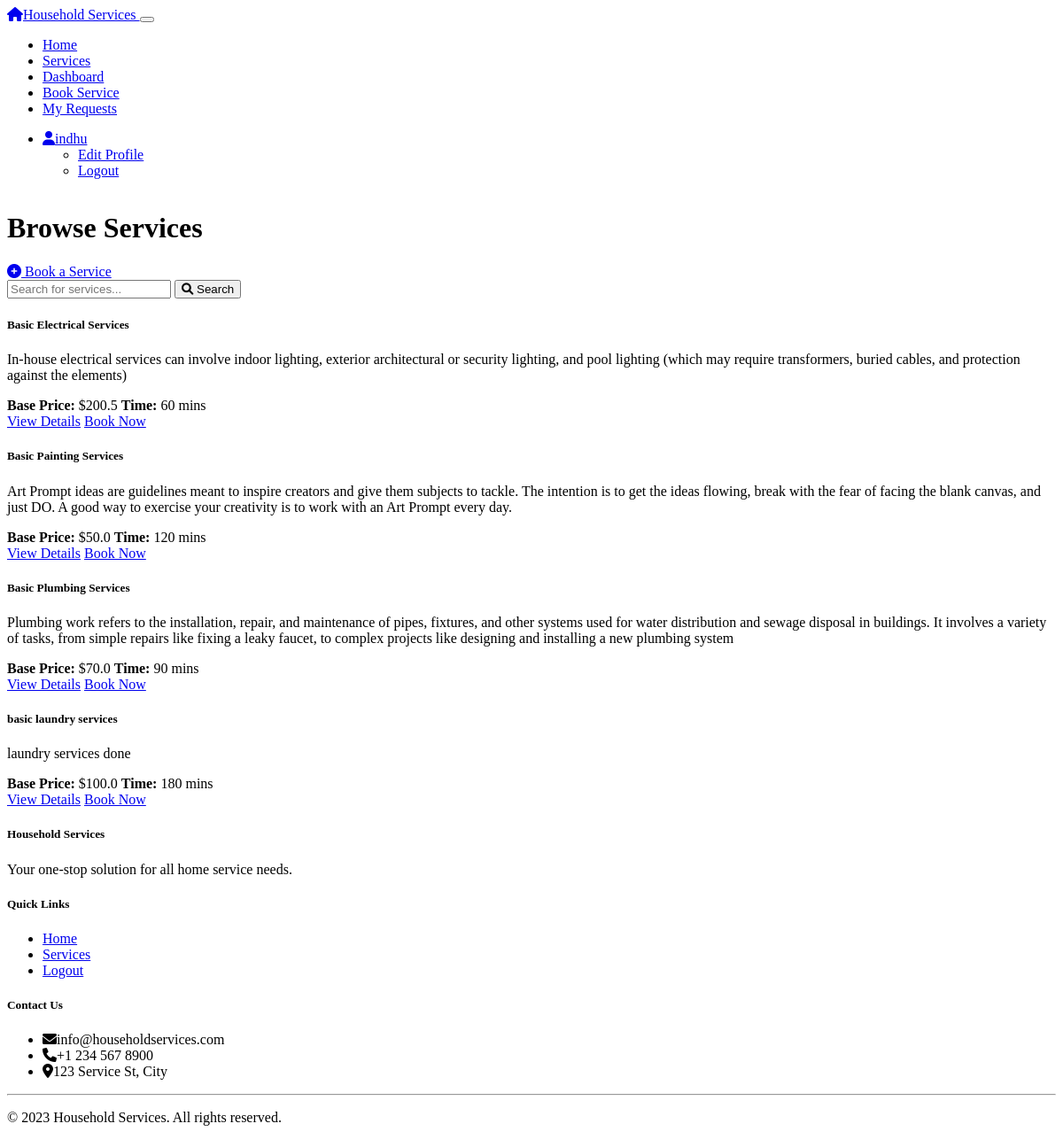
The app's page /customer/services (signed in) with its own data.
### models.py (models this page shows, shortened)
class User(UserMixin, db.Model):
    __tablename__ = 'users'
    id = db.Column(db.Integer, primary_key=True)
    username = db.Column(db.String(64), unique=True, nullable=False)
    email = db.Column(db.String(120), unique=True, nullable=False)
    password_hash = db.Column(db.String(256), nullable=False)
    role = db.Column(db.String(20), nullable=False) # 'admin', 'professional', 'customer'
    created_at = db.Column(db.DateTime, default=datetime.utcnow)
    is_active = db.Column(db.Boolean, default=True)
    customer_profile = db.relationship('Customer', backref='user', uselist=False, cascade='all, delete-orphan')
    professional_profile = db.relationship('Professional', backref='user', uselist=False, cascade='all, delete-orphan')

class Service(db.Model):
    __tablename__ = 'services'
    id = db.Column(db.Integer, primary_key=True)
    name = db.Column(db.String(64), nullable=False)
    description = db.Column(db.Text)
    base_price = db.Column(db.Float, nullable=False)
    time_required = db.Column(db.Integer) # in minutes
    created_at = db.Column(db.DateTime, default=datetime.utcnow)
    is_active = db.Column(db.Boolean, default=True)
    professionals = db.relationship('Professional', backref='service', lazy='dynamic')
    service_requests = db.relationship('ServiceRequest', backref='service', lazy='dynamic')

### routes/customer.py (the view)
@customer_bp.route('/services')
@login_required
@customer_required
def browse_services():
    services = Service.query.filter_by(is_active=True).all()
    return render_template('customer/services.html', services=services)

### app.py (called while the page is built)
@login_manager.user_loader
def load_user(user_id):
    from models import User
    return User.query.get(int(user_id))

### routes/customer.py (called while the page is built)
def customer_required(f):
    @wraps(f)
    def decorated_function(*args, **kwargs):
        if not current_user.is_authenticated or current_user.role != 'customer':
            flash('You do not have permission to access this page.', 'danger')
            return redirect(url_for('home'))
        return f(*args, **kwargs)
    return decorated_function

### templates/customer/services.html (shortened to what this page needs)
{% extends "base.html" %}
{% block content %}
<div class="d-flex justify-content-between align-items-center mb-4">
    <h1>Browse Services</h1>
    <a href="{{ url_for('customer.book_service') }}" class="btn btn-primary">
        <i class="fas fa-plus-circle me-1"></i> Book a Service
    </a>
</div>
<div class="row mb-4">
    <div class="col-md-6 offset-md-3">
        <div class="input-group">
            <input type="text" id="service-search" class="form-control" placeholder="Search for services...">
            <button class="btn btn-primary" type="button" id="search-button">
                <i class="fas fa-search"></i> Search
            </button>
        </div>
    </div>
</div>
<div class="row">
    {% for service in services %}
    <div class="col-md-4 mb-4">
        <div class="card h-100 service-card">
            <div class="card-body">
                <h5 class="card-title">{{ service.name }}</h5>
                <p class="card-text">{{ service.description }}</p>
                <div class="d-flex justify-content-between mb-3">
                    <span><strong>Base Price:</strong> ${{ service.base_price }}</span>
                    <span><strong>Time:</strong> {{ service.time_required }} mins</span>
                </div>
                <div class="d-grid gap-2">
                    <a href="{{ url_for('customer.view_service', service_id=service.id) }}" class="btn btn-outline-primary">View Details</a>
                    <a href="{{ url_for('customer.book_service') }}?service_id={{ service.id }}" class="btn btn-primary">Book Now</a>
                </div>
            </div>
        </div>
    </div>
    {% endfor %}
</div>
{% endblock %}

### templates/base.html (shortened to what this page needs)
<!DOCTYPE html>
<html lang="en" data-bs-theme="dark">
<head>
    <link rel="stylesheet" href="https://cdn.replit.com/agent/bootstrap-agent-dark-theme.min.css">
    <link rel="stylesheet" href="{{ url_for('static', filename='css/custom.css') }}">
    <link rel="stylesheet" href="https://cdnjs.cloudflare.com/ajax/libs/font-awesome/6.0.0/css/all.min.css">
</head>
<body>
    <nav class="navbar navbar-expand-lg navbar-dark bg-dark">
        <div class="container">
            <a class="navbar-brand" href="{{ url_for('home') }}">
                <i class="fas fa-home me-2"></i>Household Services
            </a>
            <button class="navbar-toggler" type="button" data-bs-toggle="collapse" data-bs-target="#navbarNav"
                    aria-controls="navbarNav" aria-expanded="false" aria-label="Toggle navigation">
            </button>
            <div class="collapse navbar-collapse" id="navbarNav">
                <ul class="navbar-nav me-auto">
                    <li class="nav-item">
                        <a class="nav-link" href="{{ url_for('home') }}">Home</a>
                    </li>
                    <li class="nav-item">
                        <a class="nav-link" href="{{ url_for('service.list_services') }}">Services</a>
                    </li>
                    {% if current_user.is_authenticated %}
                        {% if current_user.role == 'admin' %}
                            <li class="nav-item">
                                <a class="nav-link" href="{{ url_for('admin.dashboard') }}">Dashboard</a>
                            </li>
                            <li class="nav-item">
                                <a class="nav-link" href="{{ url_for('admin.services') }}">Manage Services</a>
                            </li>
                            <li class="nav-item">
                                <a class="nav-link" href="{{ url_for('admin.professionals') }}">Professionals</a>
                            </li>
                            <li class="nav-item">
                                <a class="nav-link" href="{{ url_for('admin.customers') }}">Customers</a>
                            </li>
                        {% elif current_user.role == 'customer' %}
                            <li class="nav-item">
                                <a class="nav-link" href="{{ url_for('customer.dashboard') }}">Dashboard</a>
                            </li>
                            <li class="nav-item">
                                <a class="nav-link" href="{{ url_for('customer.book_service') }}">Book Service</a>
                            </li>
                            <li class="nav-item">
                                <a class="nav-link" href="{{ url_for('customer.requests') }}">My Requests</a>
                            </li>
                        {% endif %}
                    {% endif %}
                </ul>
                <ul class="navbar-nav">
                    {% if current_user.is_authenticated %}
                        <li class="nav-item dropdown">
                            <a class="nav-link dropdown-toggle" href="#" id="navbarDropdown" role="button"
                               data-bs-toggle="dropdown" aria-expanded="false">
                                <i class="fas fa-user me-1"></i>{{ current_user.username }}
                            </a>
                            <ul class="dropdown-menu dropdown-menu-end" aria-labelledby="navbarDropdown">
                                {% if current_user.role == 'professional' %}
                                    <li><a class="dropdown-item" href="{{ url_for('professional.edit_profile') }}">Edit Profile</a></li>
                                {% elif current_user.role == 'customer' %}
                                    <li><a class="dropdown-item" href="{{ url_for('customer.edit_profile') }}">Edit Profile</a></li>
                                {% endif %}
                                <li><a class="dropdown-item" href="{{ url_for('auth.logout') }}">Logout</a></li>
                            </ul>
                        </li>
                    {% endif %}
                </ul>
            </div>
        </div>
    </nav>
    <main class="container my-4">
        {% block content %}{% endblock %}
    </main>
    <footer class="footer bg-dark text-light py-4 mt-5">
        <div class="container">
            <div class="row">
                <div class="col-md-6">
                    <h5>Household Services</h5>
                    <p>Your one-stop solution for all home service needs.</p>
                </div>
                <div class="col-md-3">
                    <h5>Quick Links</h5>
                    <ul class="list-unstyled">
                        <li><a href="{{ url_for('home') }}" class="text-light">Home</a></li>
                        <li><a href="{{ url_for('service.list_services') }}" class="text-light">Services</a></li>
                        {% if current_user.is_authenticated %}
                            <li><a href="{{ url_for('auth.logout') }}" class="text-light">Logout</a></li>
                        {% else %}
                            <li><a href="{{ url_for('auth.login') }}" class="text-light">Login</a></li>
                            <li><a href="{{ url_for('auth.register') }}" class="text-light">Register</a></li>
                        {% endif %}
                    </ul>
                </div>
                <div class="col-md-3">
                    <h5>Contact Us</h5>
                    <ul class="list-unstyled">
                        <li><i class="fas fa-envelope me-2"></i>info@householdservices.com</li>
                        <li><i class="fas fa-phone me-2"></i>+1 234 567 8900</li>
                        <li><i class="fas fa-map-marker-alt me-2"></i>123 Service St, City</li>
                    </ul>
                </div>
            </div>
            <hr class="my-3">
            <div class="row">
                <div class="col-12 text-center">
                    <p class="mb-0">&copy; 2023 Household Services. All rights reserved.</p>
                </div>
            </div>
        </div>
    </footer>
</body>
</html>

### static/css/custom.css (style rules this page uses)
body { min-height: 100vh; display: flex; flex-direction: column; }
main { flex: 1; }
.footer { margin-top: auto; }
.service-card { transition: box-shadow 0.3s ease; }

### records on screen
User: username "indhu"
Service: name "Basic Electrical Services", description "In-house electrical services can involve indoor lighting, exterior architectural or security lighting, and pool lighting (which may require transformers, buried cables, and protection against the elements)", base_price "200.5", time_required "60"
Service: name "Basic Painting Services", description "Art Prompt ideas are guidelines meant to inspire creators and give them subjects to tackle. The intention is to get the ideas flowing, break with the fear of facing the blank canvas, and just DO. A good way to exercise your creativity is to work with an Art Prompt every day.", base_price "50.0", time_required "120"
Service: name "Basic Plumbing Services", description "Plumbing work refers to the installation, repair, and maintenance of pipes, fixtures, and other systems used for water distribution and sewage disposal in buildings. It involves a variety of tasks, from simple repairs like fixing a leaky faucet, to complex projects like designing and installing a new plumbing system", base_price "70.0", time_required "90"
Service: name "basic laundry services", description "laundry services done", base_price "100.0", time_required "180"
